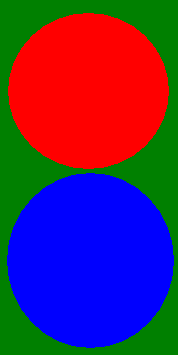
%> input picture K_Means/simple.PNG, 178 x 355 px
$ octave main.m   (GNU Octave 9; MATLAB toolbox functions it lacks are replaced by stand-ins)
%> lines starting %> are read from the running program, lines starting %| are printed output that depends on the picture; in (x1, y1, x2, y2) boxes, pixels count from 0 and x2, y2 are one past the last pixel; in counts of white or black regions, pixels touching at a corner belong together; the program's own positions count from 1; long printed decimals are rounded
### K_Means/kmeansClustering.m
function [result, means] = kmeansClustering(x, K, threshold)
% Input
% x ... input data as matrix
%       each row represents one point
%       each coloum represents one dimention of the datapoints, e.g. rgb
% k ... number of clusters
% threshold ... threshold for stopping iterations

% Output
% result ... cluster labels
% means ... final centroids of calculations

dim = size(x, 2);
N = size(x, 1);
ratio = Inf;
labels = zeros(N, K);


% create random meanvalues
% rng(12345678);
% centroids = rand(K, dim)

% choose random unique datapoints as centroids instead
% rng(123456788);                 % init generator with seed
r = randperm(N);
r = r(1:K);
centroids = x(r, :);            % choose unique random rows from datamatrix

disp(sprintf('### K-Means for %d clusters and threshold %d ###', K, threshold));

iterations = 1;
Jold = 999999;
ratio = 99999;
while(ratio > threshold)
    disp(sprintf('--> Iteration: %d', iterations));

    % assign nearest centroid
    labels = zeros(N, K);
    for n = 1:1:N                                     % For every datapoint
        minDist = Inf;
        nearestCentroid = 0;
        for k = 1:1:K                                   % check each centroid
            tmpdist = norm(x(n, :) - centroids(k, :))^2;% calc dist
            if(tmpdist < minDist)                       % and find minimum
                minDist = tmpdist;
                nearestCentroid = k;
            end
        end
        labels(n, nearestCentroid) = 1;               % (all 0 except 1 per row)
    end


    % calc new centroids according to new labels of datapoints
    for k = 1:1:K                                       % for all centroids
        sumPointsInCluster = zeros(1, dim);
        for j = 1:1:dim                                 % and each dim
            % add values to sum
            sumPointsInCluster(1, j) = sumPointsInCluster(1, j) + sum(labels(:, k) .* x(:, j));
        end
        % calc mean per centroid
        centroids(k, :) = sumPointsInCluster ./ sum(labels(:, k));
    end


    % calc J
    Jnew = 0;
    for n = 1:1:N
        for k = 1:1:K
            Jnew = Jnew + labels(n, k) * norm(x(n, :) - centroids(k, :))^2;
        end
    end
    ratio = Jold / Jnew;
    disp(sprintf('ratio: %d (J_old: %d, J_new: %d)', ratio, Jold, Jnew));
    Jold = Jnew;
    iterations = iterations + 1;
end

result = labels;
means = centroids;
end

### K_Means/main.m
% Computer Vision VU
% Assignment 2 - Image Segmentation by K-means Clustering
% WS2015

%% ### Preprocessing ###
% Load data
clear;
clc;

k = 3;                                          % number of clusters, min 1
improvementRatio = 1.05;                        % min 1


filename = 'simple.PNG';
%filename = 'future.jpg';
%filename = 'mm.jpg';
img = im2double(imread(filename));

height = size(img, 1);
%> height = 355
width = size(img, 2);
%> width = 178

% extract colorchannels
red = img(:, :, 1);
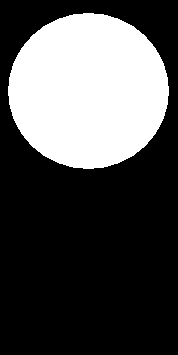
%> red: size 355x178 double; values 0 (black) and 1 (white), 31% white; 1 white region, box (x1, y1, x2, y2) and area: (8, 13, 169, 169) 19582
green = img(:, :, 2);
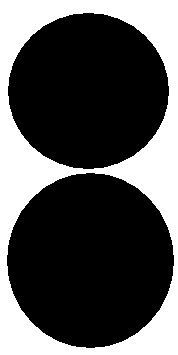
%> green: size 355x178 double; values 0 (black) and 0.502 (white), 32.9% white; 1 white region, box (x1, y1, x2, y2) and area: (0, 0, 178, 355) 20805
blue = img(:, :, 3);
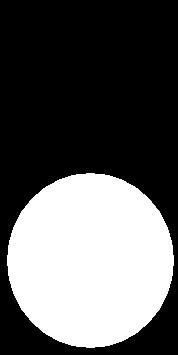
%> blue: size 355x178 double; values 0 (black) and 1 (white), 36.1% white; 1 white region, box (x1, y1, x2, y2) and area: (7, 173, 174, 348) 22803

% turn colormatrizes into vectors
r_vec = red(:);
g_vec = green(:);
b_vec = blue(:);

% create vector for xpos
xmat = repmat(1:1:width, [height, 1]);
x_vec = xmat(:);

% create vector for ypos
ymat = repmat(transpose(1:1:height), [1, width]);
y_vec = ymat(:);

% create a matrix with: r, g, b, pox, poy
% each row corresponds to 1 datapoint
points = [r_vec, g_vec, b_vec, x_vec, y_vec];         % rgb at (posx, posy)
% points = [r_vec, g_vec, b_vec];                     % only rgb

% Normalize data
% new =(old-min)/(max-min) per coloum, assume colorchannels are independent
for m = 1:size(points, 2)
    points(:, m) = (points(:, m) - min(points(:, m))) ./ (max(points(:, m)) - min(points(:, m)));
end


%% ### Run K-Means and evaluate result ###

% run k-means on points with k clusters until improvementRatio is reached
[labels, centroids] = kmeansClustering(points, k, improvementRatio);
%> in kmeansClustering, `dim = size(x, 2);`: dim = 5
%> in kmeansClustering, `N = size(x, 1);`: N = 63190
%> in kmeansClustering, `r = r(1:K);`: r = [53360 47896 26578]
%> in kmeansClustering, `centroids = x(r, :);`: centroids = [1 0 0 0.847 0.308; 0 0 1 0.757 0.918; 0 0 1 0.418 0.867]
%> the loop in kmeansClustering, `while(ratio > threshold)` made 5 passes
%> (ratio, Jold) on passes 1 to 5: (30.71, 32559.9), (1.07, 30439.8), (1.95, 15579.3), (1.9, 8180.2), (1, 8180.2)
%| ratio: 30.7126 (J_old: 999999, J_new: 32559.9)
%| ratio: 1.070 (J_old: 32559.9, J_new: 30439.8)
%| ratio: 1.954 (J_old: 30439.8, J_new: 15579.3)
%| ratio: 1.905 (J_old: 15579.3, J_new: 8180.22)
%| ratio: 1 (J_old: 8180.22, J_new: 8180.22)
%> after the loop in kmeansClustering, `while(ratio > threshold)`: centroids = [1 0 0 0.497 0.256; 0 0 1 0.508 0.734; 0 1 0 0.493 0.473]; iterations = 6; sumPointsInCluster = [0 20805 0 10264.6 9840.2]
%> in kmeansClustering, `means = centroids;`: means has the same summary as centroids

% calc lookuptable for centroidNumber per pixel
% (column number corresponds to centroid number)
for i = 1:1:size(labels, 1)             % rows
    for j = 1:1:size(labels, 2)         % columns
        if(labels(i, j) == 1)
            labels(i, j) = j;
        end
    end
end

% sum up each row indivually
%(each row contains now only zeros and the centroid number)
% and reshape into original image dimensions
clusterIndex = reshape(sum(labels, 2), [height, width]);
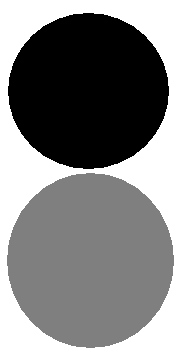
%> clusterIndex: size 355x178 double; min 1, max 3, mean 2.02; drawn with min black and max white


% ### Show Result ###
newImg = zeros(size(img));
for i = 1:1:size(img, 1)                                          % rows
    for j = 1:1:size(img, 2)                                      % columns
        newImg(i, j, 1) = centroids(clusterIndex(i, j), 1);
        newImg(i, j, 2) = centroids(clusterIndex(i, j), 2);
        newImg(i, j, 3) = centroids(clusterIndex(i, j), 3);
    end
end
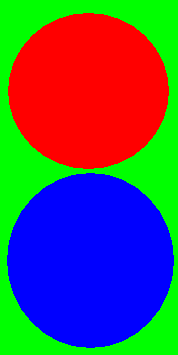
%> newImg: size 355x178x3 double; mean R, G, B 0.31, 0.329, 0.361

imshow(newImg);
